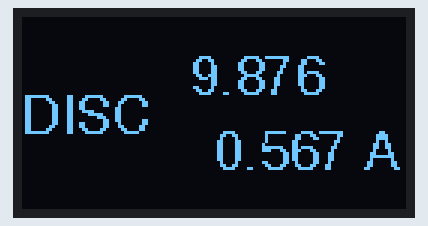
Recording of a sketch running on a simulated Raspberry Pi Pico. On the bench: 128×64 one-colour display. The display library's start-up logo is not drawn. At 2.1 s the program stops and its outputs stay as they are.

Above: at 2.1 s.

The sketch:

arduino_rp_pico_oled_reference.ino
```cpp
// (licence header left out)
#include <Wire.h>
#include <SPI.h>

#include <Adafruit_GFX.h>
#include <Adafruit_SSD1306.h>
#include <Fonts/FreeSans9pt7b.h>

#define SCREEN_WIDTH 128 // OLED display width, in pixels
#define SCREEN_HEIGHT 64 // OLED display height, in pixels

// Declaration for an SSD1306 display connected to I2C (SDA, SCL pins)
// The pins for I2C are defined by the Wire-library.
// On an arduino UNO:       A4(SDA), A5(SCL)
// On an arduino MEGA 2560: 20(SDA), 21(SCL)
// On an arduino LEONARDO:   2(SDA),  3(SCL), ...
#define OLED_RESET     -1 // Reset pin # (or -1 if sharing Arduino reset pin)
#define SCREEN_ADDRESS 0x3c // i2c slave address
Adafruit_SSD1306 oled(SCREEN_WIDTH, SCREEN_HEIGHT, &Wire, OLED_RESET);


 //=======================================================================
void setup()
{
  Serial.begin(115200);

  Wire.setSDA(20);
  Wire.setSCL(21);
  Wire.begin();
  Wire.setClock(400000); //400kHz

  // SSD1306_SWITCHCAPVCC = generate display voltage from 3.3V internally
  if(!oled.begin(SSD1306_SWITCHCAPVCC, SCREEN_ADDRESS)) {
    Serial.println(F("SSD1306 allocation failed"));
    for(;;); // Don't proceed, loop forever
  }

  // Show initial display buffer contents on the screen --
  // the library initializes this with an Adafruit splash screen.
  oled.display();
  delay(2000); // Pause for 2 seconds
}

char buff[10];
//=======================================================================
void test(void)
{
    oled.clearDisplay();
    oled.setTextSize(1);      // Normal 1:1 pixel scale
    oled.setTextColor(SSD1306_WHITE); // Draw white text
    oled.cp437(true);         // Use full 256 char 'Code Page 437' font
    oled.setFont(&FreeSans9pt7b);

    oled.setCursor(0, 38);
    oled.write("DISC");

    oled.setCursor(56, 25);
    dtostrf(9.876,5,3,buff);
    oled.write(buff);

    oled.setCursor(64, 50);
    oled.write("0.567 A");

    oled.display();
}


//=======================================================================
 void loop()
 {
    test();
    while(1);
}
```
